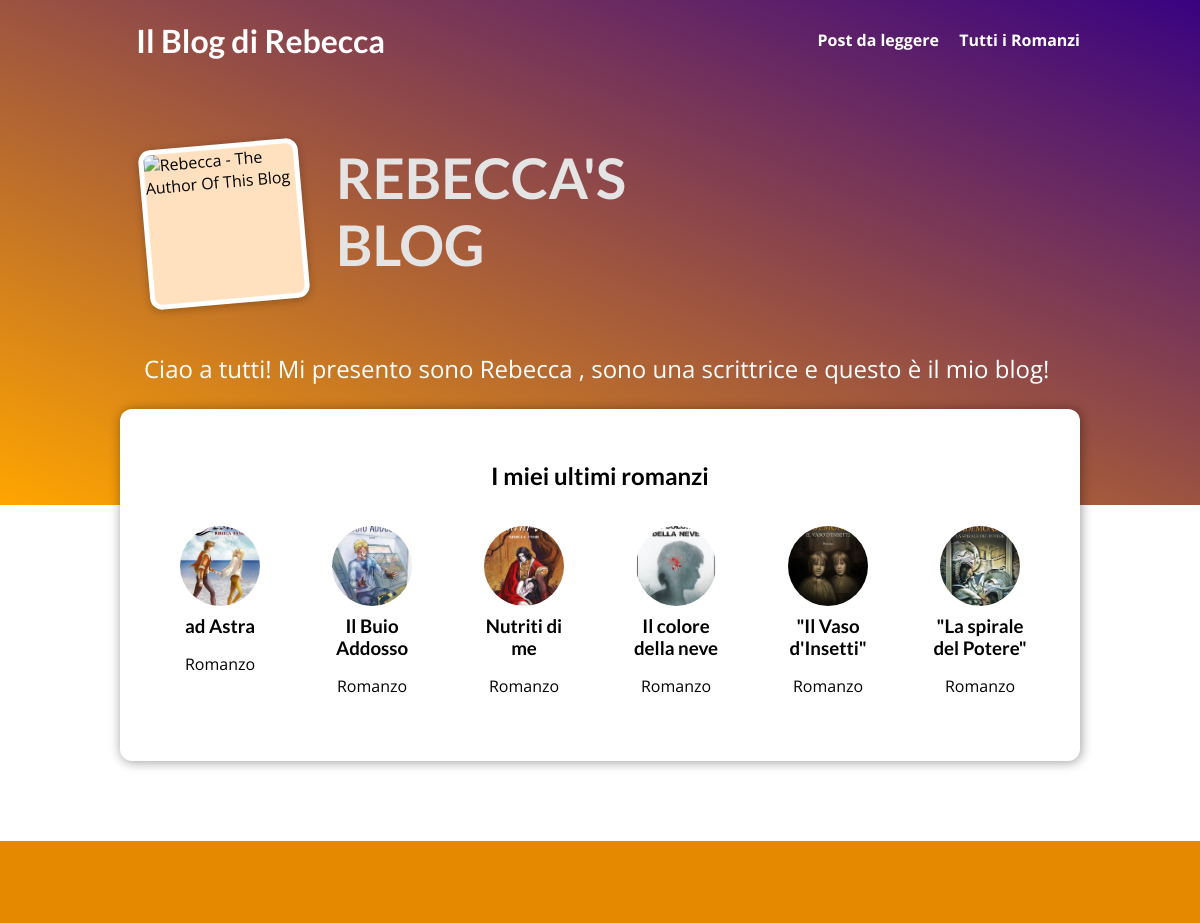
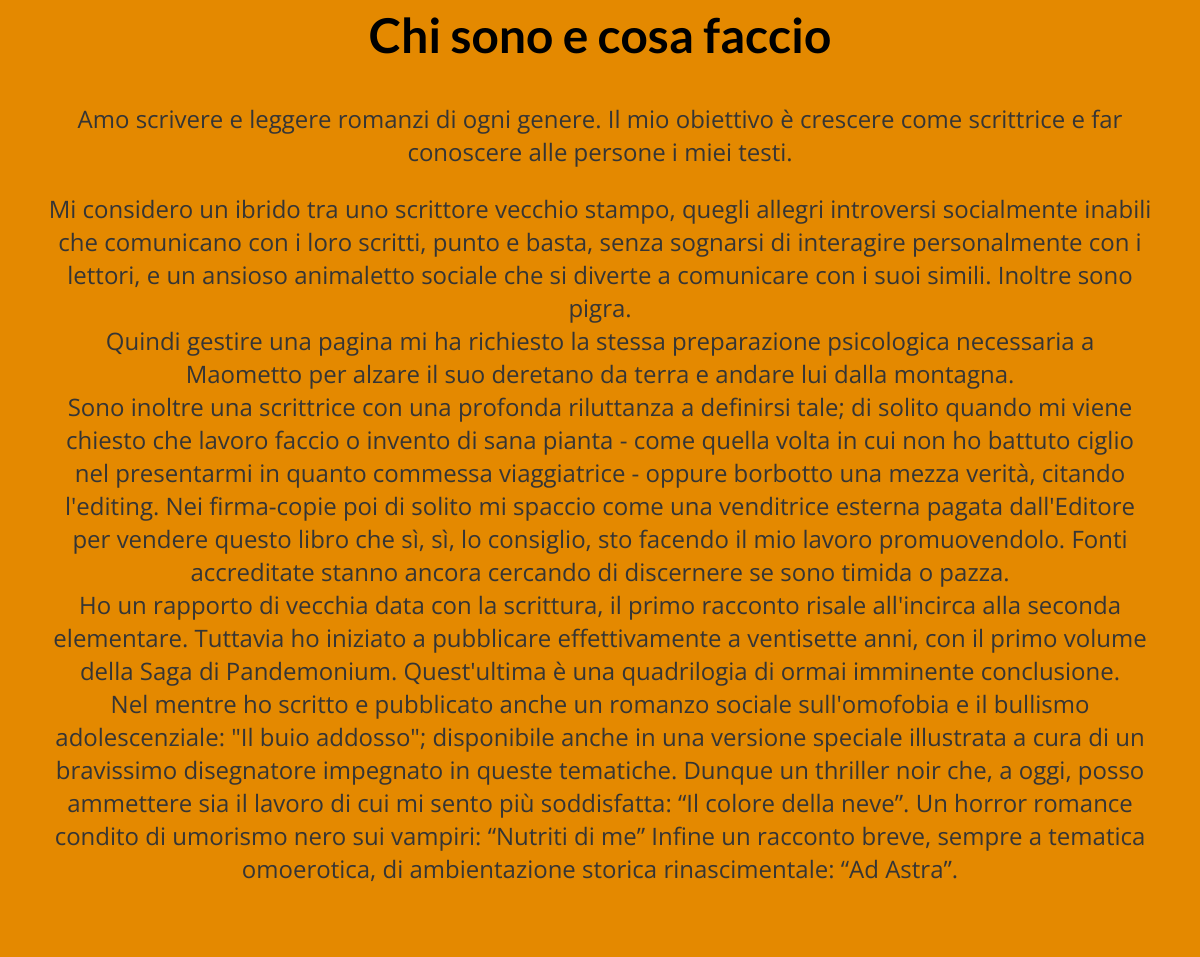
The page / on the database its author committed (2 pictures, top to bottom).
### blog/models.py (models this page shows, shortened)
class Post(models.Model):
    title = models.CharField(max_length=150)
    excerpt = models.CharField(max_length=200)
    image = models.ImageField(upload_to="posts", null=True)
    date = models.DateField(auto_now=True)
    slug = models.SlugField(unique=True, db_index=True)
    content = models.TextField(validators=[MinLengthValidator(10)])
    author = models.ForeignKey(
        Author, on_delete=models.SET_NULL, null=True, related_name="posts")
    tags = models.ManyToManyField(Tag)

### blog/views.py (the view)
# urls.py: path("", views.StartingPageView.as_view(), name="starting-page"),
class StartingPageView(ListView):
    template_name = "blog/index.html"
    model = Post
    ordering = ["-date"]
    context_object_name = "posts"
    def get_queryset(self):
        queryset = super().get_queryset()
        data = queryset[:6]
        return data

### blog/templates/blog/index.html (shortened to what this page needs)
{% extends "base.html" %}
{% load static %}
{% block css_files %}
  <link rel="stylesheet" href="{% static "blog/post.css" %}" />
  <link rel="stylesheet" href="{% static "blog/index.css" %}" />
{% endblock %}
{% block content %}
<section id="welcome">
  <header>
    <img src="{% static "blog/images/rebecca.jpg" %}" alt="Rebecca - The Author Of This Blog" />
    <h2>REBECCA'S BLOG</h2>
  </header>
  <p>Ciao a tutti! Mi presento sono Rebecca , sono una scrittrice e questo è il mio blog! </p>
</section>
<section id="latest-posts">
  <h2>I miei ultimi romanzi</h2>
  <ul>
    {% for post in posts %}
      {% include "blog/includes/post.html" %}
    {% endfor %}
  </ul>
</section>
<section id="about">
  <h2>Chi sono e cosa faccio</h2>
  <p>
    Amo scrivere e leggere romanzi di ogni genere.
    Il mio obiettivo è crescere come scrittrice e far conoscere alle persone i miei testi.
  </p>
  <p>
    Mi considero un ibrido tra uno scrittore vecchio stampo, quegli allegri introversi socialmente inabili che comunicano con i loro scritti, punto e basta, senza sognarsi di interagire personalmente con i lettori, e un ansioso animaletto sociale che si diverte a comunicare con i suoi simili.
Inoltre sono pigra.
<br>
Quindi gestire una pagina mi ha richiesto la stessa preparazione psicologica necessaria a Maometto per alzare il suo deretano da terra e andare lui dalla montagna.
<br>
Sono inoltre una scrittrice con una profonda riluttanza a definirsi tale; di solito quando mi viene chiesto che lavoro faccio o invento di sana pianta - come quella volta in cui non ho battuto ciglio nel presentarmi in quanto commessa viaggiatrice - oppure borbotto una mezza verità, citando l'editing.
Nei firma-copie poi di solito mi spaccio come una venditrice esterna pagata dall'Editore per vendere questo libro che sì, sì, lo consiglio, sto facendo il mio lavoro promuovendolo.
Fonti accreditate stanno ancora cercando di discernere se sono timida o pazza.
<br>
Ho un rapporto di vecchia data con la scrittura, il primo racconto risale all'incirca alla seconda elementare. Tuttavia ho iniziato a pubblicare effettivamente a ventisette anni, con il primo volume della Saga di Pandemonium.
Quest'ultima è una quadrilogia di ormai imminente conclusione.
<br>
Nel mentre ho scritto e pubblicato anche un romanzo sociale sull'omofobia e il bullismo adolescenziale: "Il buio addosso"; disponibile anche in una versione speciale illustrata a cura di un bravissimo disegnatore impegnato in queste tematiche.
Dunque un thriller noir che, a oggi, posso ammettere sia il lavoro di cui mi sento più soddisfatta: “Il colore della neve”.
Un horror romance condito di umorismo nero sui vampiri: “Nutriti di me”
Infine un racconto breve, sempre a tematica omoerotica, di ambientazione storica rinascimentale: “Ad Astra”.
  </p>
</section>
{% endblock %}

### blog/templates/blog/includes/post.html
<li>
  <article class="post">
    <a href="{% url "post-detail-page" post.slug %}">
      <img src="{{ post.image.url }}" alt="{{ post.title }}"
      />
      <div class="post__content">
        <h3>{{ post.title }}</h3>
        <p>
          {{ post.excerpt }}
        </p>
      </div>
    </a>
  </article>
</li>

### static/app.css (style rules this page uses)
* { box-sizing: border-box; }
html { font-family: 'Open Sans', 'Lato', sans-serif; }
body { margin: 0; }
h1, h2, h3 { font-family: 'Lato', sans-serif; font-weight: bold; }

### blog/static/blog/post.css (style rules this page uses)
.post { display: flex; flex-direction: column; align-items: center; text-align: center; }
.post a { text-decoration: none; color: black; transition: all 0.2s ease; padding: 1rem; }
.post img { width: 5rem; height: 5rem; object-fit: cover; border-radius: 50%; }
.post h3 { margin: 0.25rem 0; }

### blog/static/blog/index.css (style rules this page uses)
#welcome { background: linear-gradient(to right top, orange, #390281); padding: 6rem 12%; }
#welcome header { display: flex; align-items: flex-start; margin: 3rem auto; }
#welcome img { width: 10rem; height: 10rem; object-fit: cover; object-position: top; border: 5px solid white; border-radius: 12px; background-color: #ffe1bf; transform: rotateZ(-5deg); box-shadow: 0 2px 8px rgba(0, 0, 0, 0.25); }
#welcome h2 { font-size: 3.5rem; margin: 0 0 0 2rem; color: #e4e4e4; width: 10rem; }
#welcome p { color: white; font-size: 1.5rem; }
#latest-posts { background-color: white; padding: 2rem; border-radius: 12px; width: 60rem; margin: -6rem auto 2rem auto; box-shadow: 1px 1px 12px rgba(0, 0, 0, 0.4); }
#latest-posts h2 { text-align: center; }
#latest-posts ul { list-style: none; margin: 0; padding: 0; display: flex; gap: 1rem; }
#latest-posts li { flex: 1; }
#about { text-align: center; padding: 3rem; background-color: #e48900; margin-top: 5rem; }
#about h2 { font-size: 3rem; }
#about p { font-size: 1.5rem; color: #353535; }

### rows shown on the page
Post: image (picture), title "ad Astra", excerpt "Romanzo"
Post: image (picture), title "Il Buio Addosso", excerpt "Romanzo"
Post: image (picture), title "Nutriti di me", excerpt "Romanzo"
Post: image (picture), title "Il colore della neve", excerpt "Romanzo"
Post: image (picture), title "\"Il Vaso d'Insetti\"", excerpt "Romanzo"
Post: image (picture), title "\"La spirale del Potere\"", excerpt "Romanzo"
